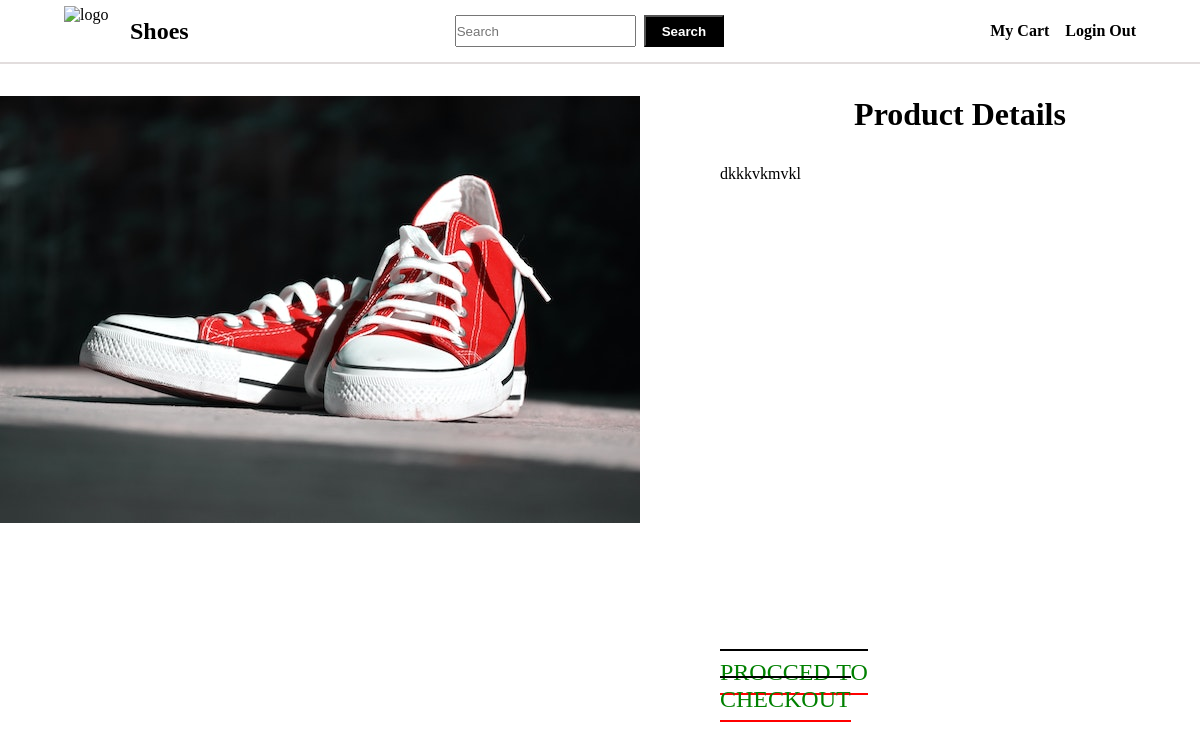
The app's page /pages/buy.php?id=4 with its own data.
### tables this page shows
CREATE TABLE `products` (
  `id` int(11) NOT NULL,
  `name` varchar(256) NOT NULL,
  `price` int(11) NOT NULL,
  `quant_avail` int(11) NOT NULL,
  `descrip` varchar(256) NOT NULL,
  `comments` varchar(256) NOT NULL,
  `rating` varchar(256) NOT NULL,
  `image` varchar(256) NOT NULL
);

### pages/buy.php (the view, shortened to what this page needs)
<?php
@include '../config/database.php';
$id = $_GET['id'];
$id2=$_GET['id2'];
?>
<!DOCTYPE html>
<html lang="en">
<head>
    <link rel="stylesheet" href="../CSS/home.css">
    <link rel="stylesheet" href="../CSS/buy.css">
</head>
<body>
    <header class="header">
        <div class="hero">
            <img src="../images/shoe_logo.jpg" alt="logo" class="logo">
            <h2>Shoes</h2>
        </div>
        <form method="post">
            <input type="text" name="search" placeholder="Search" style="height:2rem;width:100%" required>
            <input type="submit" value="Search" name="submit" class="search-btn">
        </form>
        <div class="entry">
            <a href="cart.php">My Cart</a>
            <a href="logout.php">Login Out</a>
        </div>
    </header>
    <main class='main'>
        <?php
        if (isset($_POST['submit'])) {
            $titles = $_POST['search'];
            $query = "SELECT * FROM `products` WHERE name like '%$titles%' ";
            $result = mysqli_query($conn2, $query);
            if (mysqli_num_rows($result) > 0) {
                while ($row = mysqli_fetch_assoc($result)) {
                    $image = $row['image'];
                    $name = $row['name'];
                    $price = $row['price'];
                    $rating = $row['rating'];
                    $comments = $row['comments'];
                    $id = $row['id'];
                    echo "<section class='product'>
                        <img src='$image' alt='image'>
                        <div class='prod-info'>
                            <div class='title'>
                            <h3 class='name'>$name</h3>
                            <h4 class='price'>Rs $price</h4>
                            </div>
                            <p>Rating:$rating Stars</p>
                            <div class='ending'>
                                <a href='buy.php?id=$id' class='edit'>BUY</a>
                                <a href='details.php?id=$id' class='cart'>Add to Cart</a>
                            </div>
                        </div>
                    </section>";
                }
            }
        } else {
            $select = "SELECT * FROM `products` WHERE id='$id'";
            $result = mysqli_query($conn2, $select);
            if (mysqli_num_rows($result) > 0) {
                $row = mysqli_fetch_assoc($result);
                $image = $row['image'];
                $descp = htmlspecialchars_decode($row['descrip']);
                echo "
                    <img src='$image' alt='image' class='prod-img'>
                    <div class='prod'>
                        <h1 class='prod-hd'>Product Details</h1>
                        <p class='prod-descp'>$descp</p>
                    </div>
            ";
            echo"<div class='checkout'><a  href='checkout.php?id=$id&&id2=$id2'>Procced To Checkout<a></div>";
            }
        }
        ?>
    </main>
</body>
</html>

### CSS/home.css (style rules this page uses)
* { margin: 0; padding: 0; box-sizing: border-box; }
a { text-decoration: none; color: black; }
html { scroll-behavior: smooth; }
img { display: block; }
.logo { width:50px; height: 50px; }
body { display: grid; min-height: 100vh; grid-template-columns: repeat(12,1fr); grid-template-rows: 4rem auto 2rem; grid-template-areas: "h h h h h h h h h h h h" "m m m m m m m m m m m m" "f f f f f f f f f f f f"; }
.header { grid-area: h; display: flex; justify-content: space-between; align-items: center; padding-inline: 4rem; border-bottom: 2px solid rgb(226, 221, 221); position: sticky; top: 0; }
.main { grid-area: m; display: grid; grid-template-columns: repeat(3,1fr); margin-inline: auto; margin-top: 2rem; gap: 5rem; }
.hero { display: flex; align-items: center; gap: 1rem; }
.entry { display: flex; gap: 1rem; }
.entry a { text-decoration: none; font-weight: 800; color: black; }
form { display: flex; gap: 0.5rem; }
.search-btn { padding-top: 0.3rem; padding-bottom: 0.3rem; padding-left: 1rem; padding-right: 1rem; background-color: black; color: white; font-weight: 700; }

### CSS/buy.css (style rules this page uses)
.prod-img { grid-column: 1/2; }
.prod { grid-column: 2/-1; }
.prod-hd { text-align: center; margin-bottom: 2rem; }
.checkout { grid-column: 2/3; }
.checkout a { text-transform: uppercase; font-size: 1.5rem; color: green; padding-top: 0.5rem; padding-bottom: 0.5rem; border-top: 2px solid black; border-bottom: 2px solid red; }

### records on screen
products: image (picture), descrip "dkkkvkmvkl"
